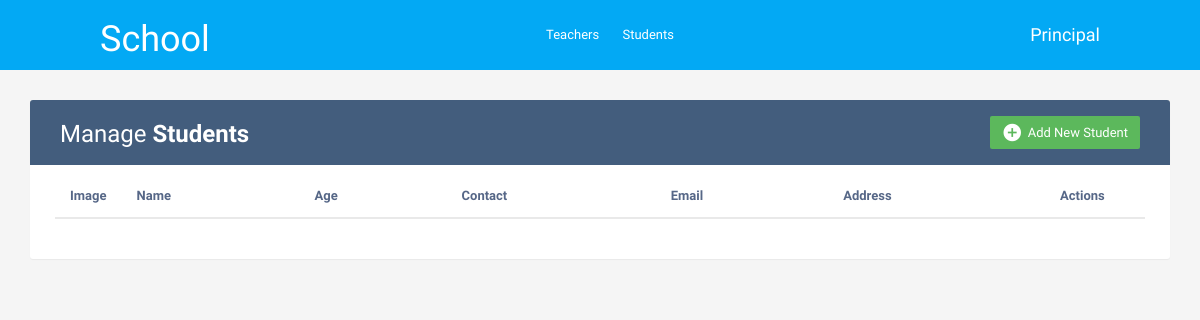
/students/, run on an earlier commit of the app's database.
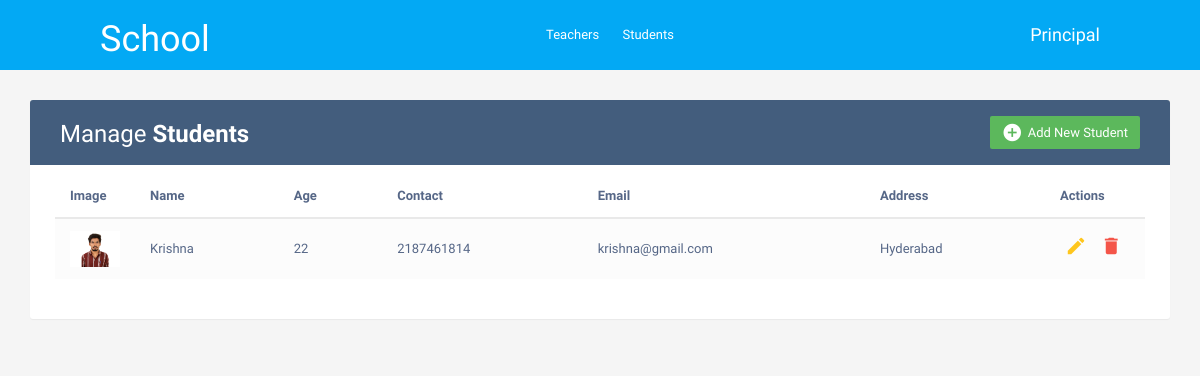
And on a later commit of the database.
### students/models.py (models this page shows, shortened)
class Student(models.Model):
    name = models.CharField(max_length=100)
    age = models.PositiveIntegerField()
    contact = models.CharField(max_length=15)
    email = models.EmailField(unique=True)
    address = models.TextField()
    image = models.ImageField(upload_to="students/", blank=True, null=True)
    enrolled_date = models.DateField(auto_now_add=True)

### students/views.py (the view)
# urls.py: path('', views.student_list, name='all-students'),
def student_list(request):
    students = Student.objects.all()
    return render(request, "students.html", {"allstudents":students})

### templates/students.html (shortened to what this page needs)
<!DOCTYPE html>
<html lang="en">
<head>
  <link rel="stylesheet" href="https://maxcdn.bootstrapcdn.com/bootstrap/3.3.7/css/bootstrap.min.css">
  <link rel="stylesheet" href="/static/css/styles.css">
</head>
<body>
{% include 'header.html' %}
<div class="container">
  <div class="table-wrapper">
    <div class="table-title">
      <div class="row">
        <div class="col-sm-6">
          <h2>Manage <b>Students</b></h2>
        </div>
        <div class="col-sm-6">
          <a href="#addStudentModal" class="btn btn-success" data-toggle="modal">
            <i class="material-icons">&#xE147;</i> <span>Add New Student</span>
          </a>
        </div>
      </div>
    </div>
    <table class="table table-striped table-hover">
      <thead>
        <tr>
          <th>Image</th>
          <th>Name</th>
          <th>Age</th>
          <th>Contact</th>
          <th>Email</th>
          <th>Address</th>
          <th>Actions</th>
        </tr>
      </thead>
      <tbody>
        {% for i in allstudents %}
        <tr>
          <td>
            {% if i.image %}
            <img src="{{ i.image.url }}" width="50">
            {% endif %}
          </td>
          <td>{{ i.name }}</td>
          <td>{{ i.age }}</td>
          <td>{{ i.contact }}</td>
          <td>{{ i.email }}</td>
          <td>{{ i.address }}</td>
          <td>
            <a href="#editStudentModal-{{forloop.counter}}" class="edit" data-toggle="modal"><i class="material-icons" data-toggle="tooltip" title="Edit">&#xE254;</i></a>
            <a href="#deleteStudentModal-{{forloop.counter}}" class="delete" data-toggle="modal"><i class="material-icons" data-toggle="tooltip" title="Delete">&#xE872;</i></a>
          </td>
        </tr>
        {% endfor %}
      </tbody>
    </table>
  </div>
</div>
</body>
</html>

### templates/header.html (shortened to what this page needs)
<!DOCTYPE html>
<html lang="en">
<head>
    <link rel="stylesheet" href="/static/css/styles.css">
</head>
<body>
    <div class="navsection">
        <div class="title">
            <h1>School</h1>
        </div>
        <div class="menu">
            <a href="teachers">Teachers</a>
            <a href="students">Students</a>
        </div>
        <div class="user">
            <h4>Principal</h4>
        </div>
    </div>
</body>
</html>

### static/css/styles.css (style rules this page uses)
body { color: #566787; background: #f5f5f5; font-family: 'Varela Round', sans-serif; font-size: 13px; }
.table-wrapper { background: #fff; padding: 20px 25px; margin: 30px 0; border-radius: 3px; box-shadow: 0 1px 1px rgba(0,0,0,.05); }
.table-title { padding-bottom: 15px; background: #435d7d; color: #fff; padding: 16px 30px; margin: -20px -25px 10px; border-radius: 3px 3px 0 0; }
.table-title h2 { margin: 5px 0 0; font-size: 24px; }
.table-title .btn { color: #fff; float: right; font-size: 13px; border: none; min-width: 50px; border-radius: 2px; border: none; outline: none !important; margin-left: 10px; }
.table-title .btn i { float: left; font-size: 21px; margin-right: 5px; }
.table-title .btn span { float: left; margin-top: 2px; }
table.table tr th, table.table tr td { border-color: #e9e9e9; padding: 12px 15px; vertical-align: middle; }
table.table tr th:first-child { width: 60px; }
table.table tr th:last-child { width: 100px; }
table.table-striped tbody tr:nth-of-type(odd) { background-color: #fcfcfc; }
table.table td:last-child i { opacity: 0.9; font-size: 22px; margin: 0 5px; }
table.table td a { font-weight: bold; color: #566787; display: inline-block; text-decoration: none; outline: none !important; }
table.table td a.edit { color: #FFC107; }
table.table td a.delete { color: #F44336; }
table.table td i { font-size: 19px; }
.navsection { background-color:#03A9F4; color: white; display: flex; justify-content: space-between; align-items: center; padding: 0 100px; }
.menu a { color: white; margin-right: 20px; }

What changed in the data, as far as the page shows it:
added Student: image (picture), name "Krishna", age "22", contact "2187461814", email "krishna@gmail.com", address "Hyderabad"
